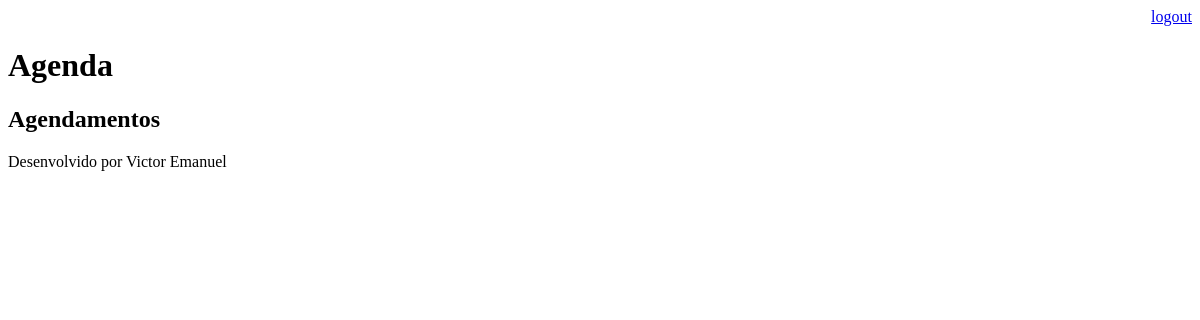
The page /agenda/ (signed in) on the database as committed earlier.
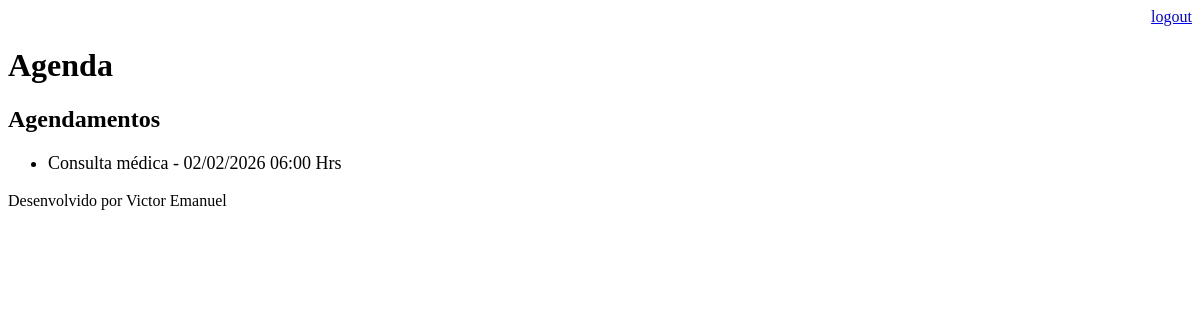
The same page on the database as committed later.
### core/models.py (models this page shows, shortened)
class Evento(models.Model):
    titulo = models.CharField(max_length=100)
    descricao = models.TextField(blank=True, null=True)
    data_evento = models.DateTimeField(verbose_name='data do evento')
    data_criacao = models.DateTimeField(auto_now=True)
    usuario=models.ForeignKey(User,on_delete=models.CASCADE)
    local=models.TextField(blank=True, null=True)
    class Meta:
        db_table = 'evento'
    def get_data_evento(self):
        return self.data_evento.strftime('%d/%m/%Y %H:%M Hrs')

### core/views.py (the view)
# urls.py: path('agenda/', views.lista_eventos),
@login_required(login_url='/login/')
def lista_eventos(request):
    usuario = request.user
    evento = Evento.objects.filter(usuario=usuario)
    dados = {'eventos':evento}
    return render(request,'core/agenda.html', dados)

### core/templates/core/agenda.html
{%  extends "core/model-page.html" %}
{% block content %}
    <h2>Agendamentos</h2>
    <ul style="font-size:18px">
    {% for evento in eventos %}
        <li>{{  evento.titulo }} - {{ evento.get_data_evento }}</li>
    {% endfor %}
    </ul>
{% endblock %}

### core/templates/core/model-page.html
<!DOCTYPE html>
<html lang="en">
<head>
    {% include "core/model-header.html" %}
</head>
<body>
    {% block content %} {% endblock %}
    {%  include "core/model-footer.html" %}
</body>
</html>

### core/templates/core/model-header.html (shortened to what this page needs)
    <div align="right">
        <a href="/logout">logout</a>
    </div>
    <h1>Agenda</h1>

### core/templates/core/model-footer.html
<p>Desenvolvido por Victor Emanuel</p>

Rows that differ between the two databases and show on the page:
added Evento: titulo "Consulta médica", get_data_evento "02/02/2026 06:00 Hrs"
